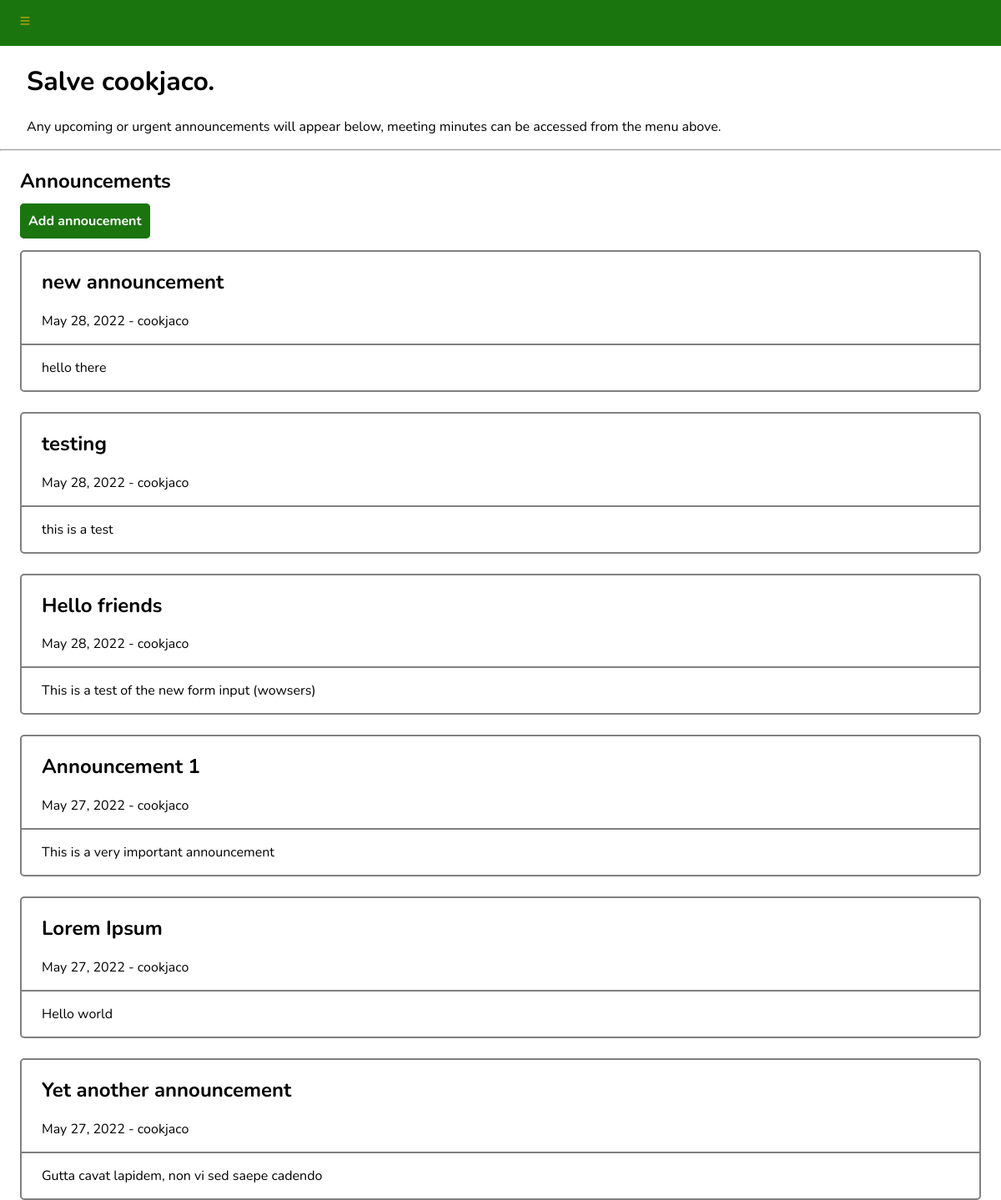
Screenshot of /student_portal/ (signed in) with the database file from the repository.
### student_portal/models.py (models this page shows)
class Announcement(models.Model):
  title = models.CharField(max_length=200)
  date = models.DateField(default=timezone.now)
  contents = models.CharField(max_length=2000)
  sender = models.ForeignKey(User, on_delete=models.CASCADE)
  class Meta:
    ordering = ["-date"]

### student_portal/views.py (the view)
# urls.py: path("", views.dashboard, name="dashboard"),
@login_required
def dashboard(request):
  announcements = Announcement.objects.all()
  return render(request, "student_portal/dashboard.html", {"announcements": announcements})

### student_portal/templates/student_portal/dashboard.html (shortened to what this page needs)
{% extends 'base_2.html' %}
{% block content %}
<div class="flex-container">
  <div id="navbar">
    <div id="sidebar">
      <button onclick="expandNav()" id="menu-toggle">
      </button>
    </div>
  </div>
</div>
<div class="main-content">
    <h1>Salve {{request.user}}.</h1>
    <p>Any upcoming or urgent announcements will appear below, meeting minutes can be accessed from the menu above.</p>
  </div>
<hr>
<div class="announcements-block">
  <h2>Announcements</h2>
  {% if perms.student_portal.add_announcement %}
  <h4>
    <a id="link-btn" href="{% url 'student_portal:new_announcement' %}">Add annoucement</a>
  </h4>
  {% endif %}
  {% if not announcements %}
  <p>Any announcements will show up here</p>
  {% else %}
  {% for announcement in announcements %}
  <div class="announcement">
    <div class="announcement-header">
      <h2>{{announcement.title}}</h2>
      <p>{{announcement.date}} - {{announcement.sender}}</p>
    </div>
    <div class="announcement-body">
      <p>{{announcement.contents}}</p>
    </div>
  </div>
  {% endfor %}
  {% endif %}
</div>
{% endblock %}

### student_portal/static/student_portal/student_styles.css (style rules this page uses)
* { font-family: 'Nunito', sans-serif; }
body { margin: 0; }
#navbar { margin: 0; background-color: #1a750e; padding: 1rem; }
#menu-toggle { background-color: #1a750e; border: none; cursor: pointer; }
#link-btn { text-decoration: none; border: 2px solid #1a750e; border-radius: 5px; background-color: #1a750e; color: white; padding: 0.5rem; }
.announcements-block { padding-left: 1.5rem; padding-right: 1.5rem; }
.announcement { border: 2.5px solid grey; border-radius: 5px; margin-top: 1.5rem; }
.announcement-header { border-bottom: 2.5px solid grey; padding-left: 1.5rem; padding-right: 1.5rem; }
.announcement-body { padding-left: 1.5rem; padding-right: 1.5rem; }
.main-content { padding-left: 2rem; }

### rows the page displays
Announcement: title "new announcement", date "May 28, 2022", sender "cookjaco", contents "hello there"
Announcement: title "testing", date "May 28, 2022", sender "cookjaco", contents "this is a test"
Announcement: title "Hello friends", date "May 28, 2022", sender "cookjaco", contents "This is a test of the new form input (wowsers)"
Announcement: title "Announcement 1", date "May 27, 2022", sender "cookjaco", contents "This is a very important announcement"
Announcement: title "Lorem Ipsum", date "May 27, 2022", sender "cookjaco", contents "Hello world"
Announcement: title "Yet another announcement", date "May 27, 2022", sender "cookjaco", contents "Gutta cavat lapidem, non vi sed saepe cadendo"

### other values shown
{{ request.user }} "cookjaco"
